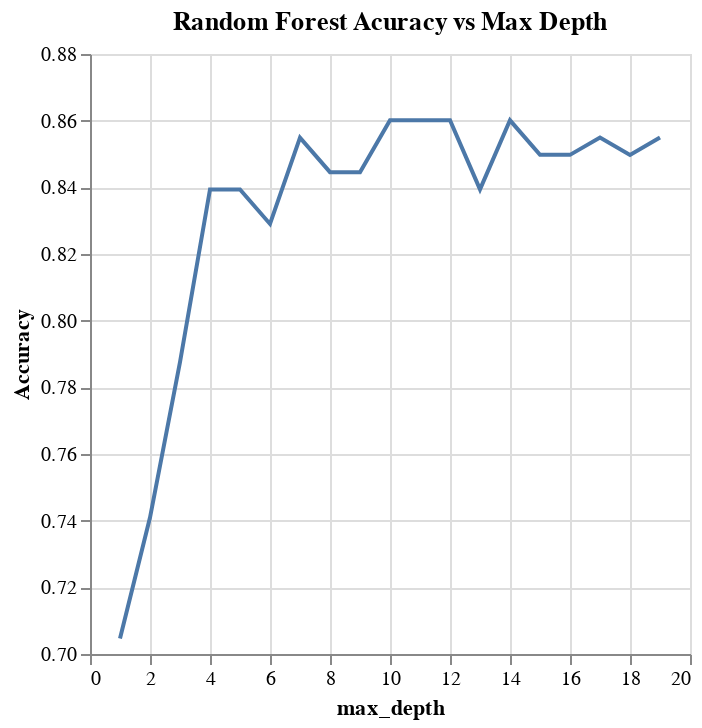

Notebook source saved alongside this figure:
### Code cell
max_depth_chart= alt.Chart(max_depth).mark_line().encode(
    alt.X("max_depth", scale= alt.Scale(zero=False)),
    alt.Y("Accuracy", scale= alt.Scale(zero=False)), 
    tooltip= ["max_depth", "Accuracy"]
).properties(
    title="Random Forest Acuracy vs Max Depth"
)
max_depth_chart

### Figure 1 — Vega-Lite specification as saved in the notebook (floating-point values rounded to 4 significant figures)
{"config": {"view": {"continuousWidth": 300, "continuousHeight": 300}}, "data": {"name": "data-cce14461b900aab4541bd7f25916f9ac"}, "mark": {"type": "line"}, "encoding": {"tooltip": [{"field": "max_depth", "type": "quantitative"}, {"field": "Accuracy", "type": "quantitative"}], "x": {"field": "max_depth", "scale": {"zero": false}, "type": "quantitative"}, "y": {"field": "Accuracy", "scale": {"zero": false}, "type": "quantitative"}}, "title": "Random Forest Acuracy vs Max Depth", "$schema": "https://vega.github.io/schema/vega-lite/v5.20.1.json", "datasets": {"data-cce14461b900aab4541bd7f25916f9ac": [{"max_depth": 1, "Accuracy": 0.7047}, {"max_depth": 2, "Accuracy": 0.7409}, {"max_depth": 3, "Accuracy": 0.7876}, {"max_depth": 4, "Accuracy": 0.8394}, {"max_depth": 5, "Accuracy": 0.8394}, {"max_depth": 6, "Accuracy": 0.829}, {"max_depth": 7, "Accuracy": 0.8549}, {"max_depth": 8, "Accuracy": 0.8446}, {"max_depth": 9, "Accuracy": 0.8446}, {"max_depth": 10, "Accuracy": 0.8601}, {"max_depth": 11, "Accuracy": 0.8601}, {"max_depth": 12, "Accuracy": 0.8601}, {"max_depth": 13, "Accuracy": 0.8394}, {"max_depth": 14, "Accuracy": 0.8601}, {"max_depth": 15, "Accuracy": 0.8497}, {"max_depth": 16, "Accuracy": 0.8497}, {"max_depth": 17, "Accuracy": 0.8549}, {"max_depth": 18, "Accuracy": 0.8497}, {"max_depth": 19, "Accuracy": 0.8549}]}}
